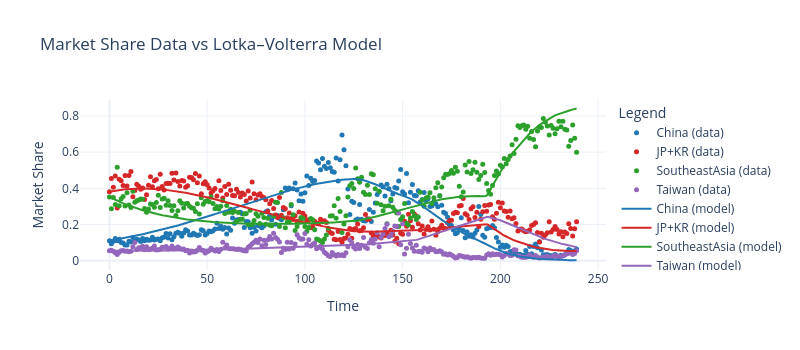

Write notebook code for a chart like this one.
### Code cell
plot_market_share_vs_model(t_eval, df, X, Y, Z, W)

### Figure 1 — Plotly figure (JSON) as saved in the notebook; plotly's stock layout.template omitted (floating-point values rounded to 4 significant figures; data arrays with more than 128 entries replaced by an {"elided": "..."} marker saying what was removed)
{"data": [{"marker": {"color": "#1f77b4", "size": 5, "symbol": "circle"}, "mode": "markers", "name": "China (data)", "type": "scatter", "x": {"elided": "240 int values"}, "y": {"elided": "240 float values"}}, {"marker": {"color": "#d62728", "size": 5, "symbol": "circle"}, "mode": "markers", "name": "JP+KR (data)", "type": "scatter", "x": {"elided": "240 int values"}, "y": {"elided": "240 float values"}}, {"marker": {"color": "#2ca02c", "size": 5, "symbol": "circle"}, "mode": "markers", "name": "SoutheastAsia (data)", "type": "scatter", "x": {"elided": "240 int values"}, "y": {"elided": "240 float values"}}, {"marker": {"color": "#9467bd", "size": 5, "symbol": "circle"}, "mode": "markers", "name": "Taiwan (data)", "type": "scatter", "x": {"elided": "240 int values"}, "y": {"elided": "240 float values"}}, {"line": {"color": "#1f77b4"}, "mode": "lines", "name": "China (model)", "type": "scatter", "x": {"elided": "240 int values"}, "y": {"elided": "240 float values"}}, {"line": {"color": "#d62728"}, "mode": "lines", "name": "JP+KR (model)", "type": "scatter", "x": {"elided": "240 int values"}, "y": {"elided": "240 float values"}}, {"line": {"color": "#2ca02c"}, "mode": "lines", "name": "SoutheastAsia (model)", "type": "scatter", "x": {"elided": "240 int values"}, "y": {"elided": "240 float values"}}, {"line": {"color": "#9467bd"}, "mode": "lines", "name": "Taiwan (model)", "type": "scatter", "x": {"elided": "240 int values"}, "y": {"elided": "240 float values"}}], "layout": {"height": 350, "hovermode": "x unified", "legend": {"title": {"text": "Legend"}}, "title": {"text": "Market Share Data vs Lotka–Volterra Model"}, "width": 800, "xaxis": {"title": {"text": "Time"}}, "yaxis": {"title": {"text": "Market Share"}}}}
